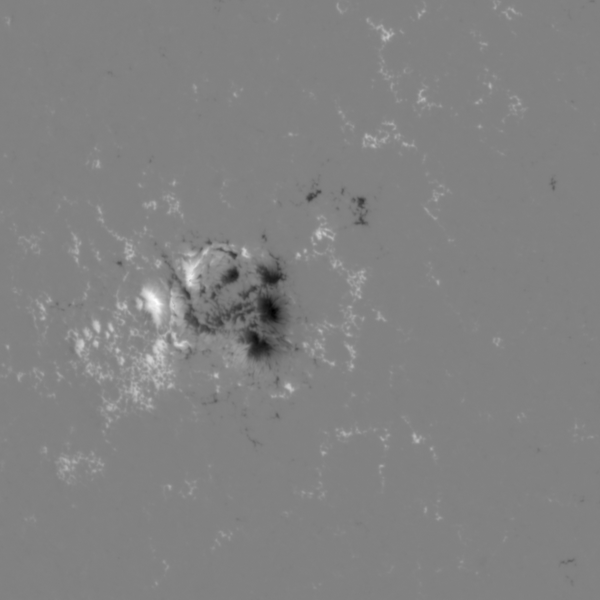
#> input picture images/hmi.M_720s.20110729_170000_TAI.1.magnetogram.png, 600 x 600 px; its folder holds only this picture in this run
$ python -i cnet.py   (imports and definitions only)
#> lines starting #> are read from the running program, lines starting #| are printed output that depends on the picture; after the words box and inside, x2 and y2 are one past the last pixel; in counts of white or black regions, pixels touching at a corner belong together
#> further down, picture is the input picture: shape (600, 600, 3); min 0, max 255, mean 129.8
### utils.py
import re
import os
from collections import OrderedDict
from datetime import datetime
from typing import List, Union, Dict, Tuple
from os import path

import numpy as np
import pyfits


class Timer:
    """
    Простой таймер для замеров времени выполнения кода.
    """

    def __init__(self):
        self.start = datetime.now()

    def show(self):
        print('Running time: %s' % (datetime.now() - self.start))


# [21 lines left out: functions find_images, read_fits, not called in this run]


def scale_img(img):
    """
    Scales values into [0, 1] range.
    :param img:
    :return:
    """
    vmin = img.min()
#> vmin = 0
    vmax = img.max()
#> vmax = 255
    return (img - vmin) / (vmax - vmin)


# [19 lines left out: function parse_flare_class, not called in this run]


Flares = Dict[str, Tuple[str, int, int]]


# [81 lines left out: functions parse_flares, parse_dates, moving_average_smoothing, laplacian_smoothing, apply_smoothing, not called in this run]

### cnet.py
import math
import os
import os.path as path
from hashlib import md5
import pickle
from typing import Union, List, Tuple, Dict

from skimage import io
from skimage import img_as_float
from skimage.filters import gaussian
from skimage.color import rgb2gray
from scipy.ndimage import label
from sklearn.cluster import DBSCAN
from matplotlib import pyplot as plt
from matplotlib.axes import Axes
import numpy as np
import networkx as nx
from networkx.linalg import normalized_laplacian_matrix
from networkx.linalg import laplacian_spectrum
from networkx.linalg import adjacency_spectrum
from networkx.classes.function import density

import utils as utl

nb8 = []
# [4 lines not run here, left out]

nb4 = (
    (1, 0),
    (0, 1),
    (-1, 0),
    (0, -1),
)


class Keypoint:
    # [7 lines left out: function __init__, not called in this run]

    def pt(self):
        return self.x, self.y

    def __gt__(self, other):
        return self.laplacian > other.laplacian

    def __lt__(self, other):
        return self.laplacian < other.laplacian

    def __ge__(self, other):
        return self.laplacian >= other.laplacian

    def __le__(self, other):
        return self.laplacian <= other.laplacian

    def __repr__(self):
        return '(%d, %d)' % (self.x, self.y)

    def __str__(self):
        return '(%d, %d, %f)' % (self.x, self.y, self.laplacian)


class CNet:
    """
    This class represents a sequence of critical nets computed for a sequence of images.
    Each critical net is represented with a networkx.Graph.
    """
    # [35 lines left out: function __init__, not called in this run]

    @property
    def imagepaths(self):
        return self._image_paths

    @property
    def images_num(self):
        return self._images_num

    @property
    def scales_and_betas(self):
        return self._scales_and_betas

    @property
    def selected_levels(self):
        return self._selected_levels

    @property
    def edges(self):
        return self._edges

    @property
    def graphs(self):
        return self._graphs

    @property
    def spectra(self):
        return self._spectra

    def _log(self, *args, **kwargs):
        if self._logging:
            print(*args, **kwargs)

    # [443 lines left out: functions _md5, proc, cpt_spectra, describe_spectra, stable_scales, density_nodes_corrcoef and 14 more, not called in this run]


def cpt_stable_log_ndarr(img: np.ndarray, beta: float = None, ss_size: int = 100,
                         ss_sigma: float = 1.67):
    nb8_elem = [[1, 1, 1],
                [1, 1, 1],
                [1, 1, 1]]

    img = utl.scale_img(img)
    prev_img = gaussian(img, sigma=ss_sigma, mode='reflect')

    log = []
    components = []

    for i in range(ss_size):
        # Computing laplacian of gaussians.
        next_img = gaussian(prev_img, sigma=ss_sigma, mode='reflect')
        lap = next_img - prev_img
        prev_img = next_img

        # Computing number of connected components in each binarized laplacian (maximally convex
        # areas).
        lap_bin = np.zeros(img.shape, dtype=np.int8)
        lap_bin[lap > 0] = 1
        _, components_num = label(lap_bin, nb8_elem)
        components.append(components_num)

        # Searching for all stable levels.
        if beta is None:
            log.append(lap)
        # Attempt to find specified beta-stable level.
        elif i+1 > beta and len(np.unique(components[i - beta: i])) == 1:
            return lap, i, beta
#> this loop made 1 pass
#> pass 1, in cpt_stable_log_ndarr, `lap = next_img - prev_img`:
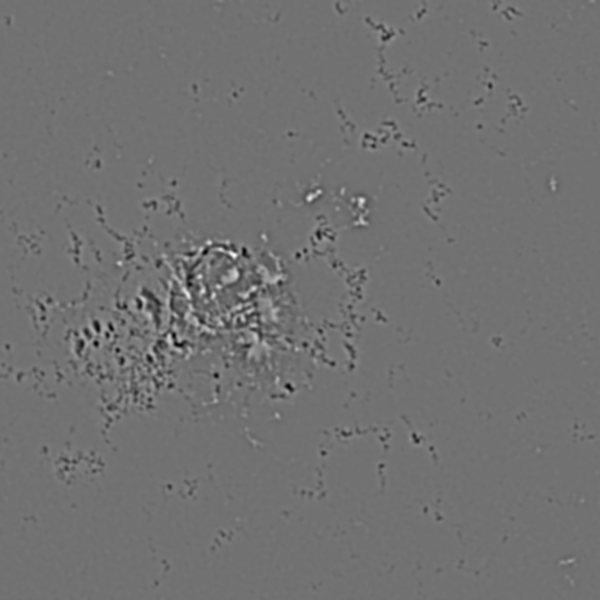
#> lap: shape (600, 600, 3) float64; min -0.0411, max 0.0511, mean 2.41e-16; drawn with min black and max white
#> after the loop:
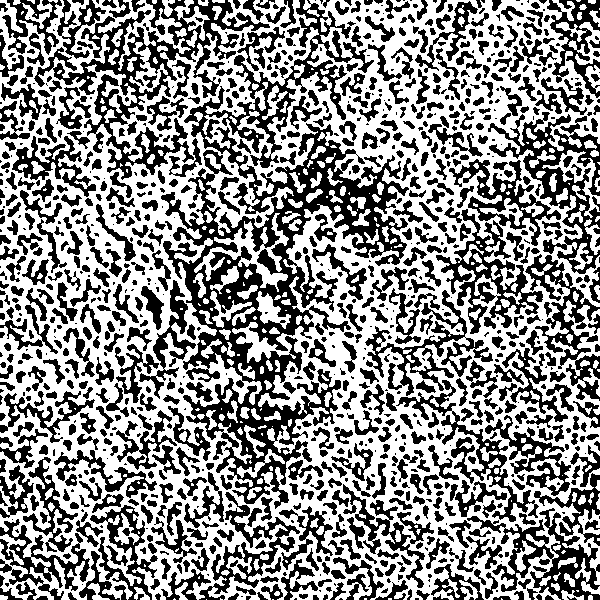
#> lap_bin: shape (600, 600, 3) int8; values 0 (black) and 1 (white), 55.2% white; 1056 black regions (336 under 20 px), largest, box (x1, y1, x2, y2) and area: (161, 0, 409, 509) 32323, (34, 0, 270, 180) 9420, (488, 112, 600, 274) 4948
#> after the loop, components = []; log = []

    # Could not find stable level, otherwise work would be finished earlier.
    if beta is not None:
        return False

    # Computing betas.
    beta = 0
    betas = [0] * len(components)
    for idx, c in enumerate(components):
        if idx:
            if prev_img == c:
                beta += 1
                betas[idx] = beta
            else:
                beta = 0
        prev_img = c

    beta_scales = []
    betas_ = []
    l = len(betas)
    for i in range(l - 1):
        if i == 0 and betas[i] > betas[i + 1] or betas[i - 1] < betas[i] > betas[i + 1]:
            beta_scales.append(i)
            betas_.append(betas[i] + 1)
    if betas[l - 2] < betas[l - 1]:
        beta_scales.append(l - 1)
        betas_.append(betas[l - 1] + 1)
    betas = betas_

    return log, components, beta_scales, betas


def cpt_stable_log(filepath: str, beta: float = None, ss_size: int = 100, ss_sigma: float = 1.67):
    return cpt_stable_log_ndarr(utl.read_fits(filepath), beta, ss_size, ss_sigma)


# [16 lines left out: function cpt_keypoints, not called in this run]


Edges = List[Tuple[Keypoint, Keypoint]]


# [79 lines left out: functions cpt_criticalnet, cpt_adjacency_matrix, cpt_laplacian_spectrum, not called in this run]


def cpt_normalized_laplacian_spectrum(graph: nx.Graph) -> Union[np.ndarray, bool]:
    from scipy.linalg import eigvalsh
    return eigvalsh(normalized_laplacian_matrix(graph).todense())


# [91 lines left out: functions mk_graph, plot_keypoints, plot_criticalnet, plot_components, plot_betas, not called in this run]


# Maps date to list of corresponding image indexes. Mostly used for drawing vertical lines.
Dates = Dict[str, List[int]]
Flares = Dict[str, Tuple[str, int, int]]


# [21 lines left out: function plot_dates, not called in this run]

>>> import cv2
>>> picture = cv2.cvtColor(cv2.imread('images/hmi.M_720s.20110729_170000_TAI.1.magnetogram.png'), cv2.COLOR_BGR2RGB)
#> (the run stopped early here; a loop or call above may not have finished)
